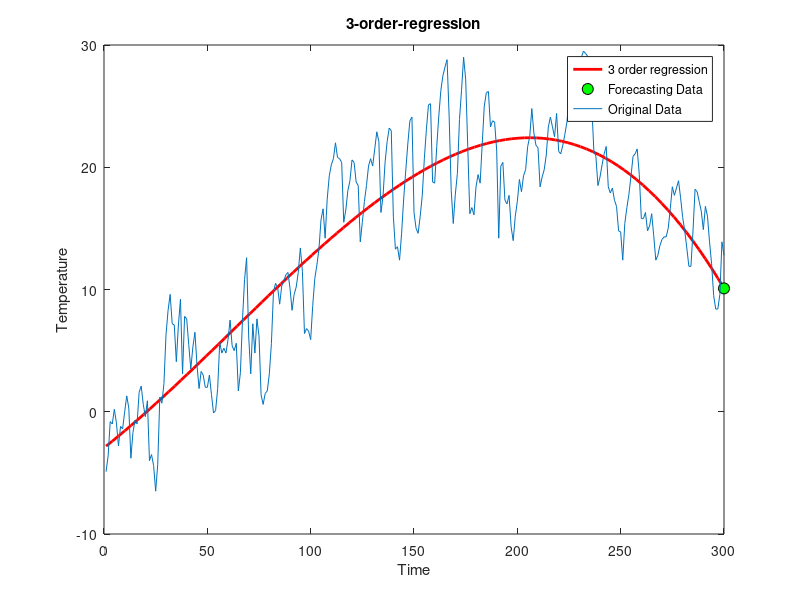

Source code (MATLAB):
data = csvread('weather_prediction_dataset.csv');
n = 300;
X = data(1:n, 1);
Y = data(1:n, 9);


% Define the order of the polynomial for curve fitting
order = 3;

% Fit a polynomial regression model
coefficients = polyfit(X, Y, order);

% Define the x-values for extrapolation
x = n;

% Evaluate the polynomial at the extrapolation point
y = polyval(coefficients, x);

% Output the extrapolated value
y

% Plot the fitted polynomial curve
x_fit = linspace(min(X), max(X), 100);  % Generate x-values for the curve
y_fit = polyval(coefficients, x_fit);   % Evaluate the polynomial at the x-values
plot(x_fit, y_fit, 'r-', 'LineWidth', 2);

hold on;

% Plot the extrapolation point
plot(x, y, 'ko', 'MarkerFaceColor', 'g', 'MarkerSize', 8);

plot(X, Y, '-')
xlabel('Time')
ylabel('Temperature')
title('3-order-regression')

legend('3 order regression','Forecasting Data', 'Original Data');